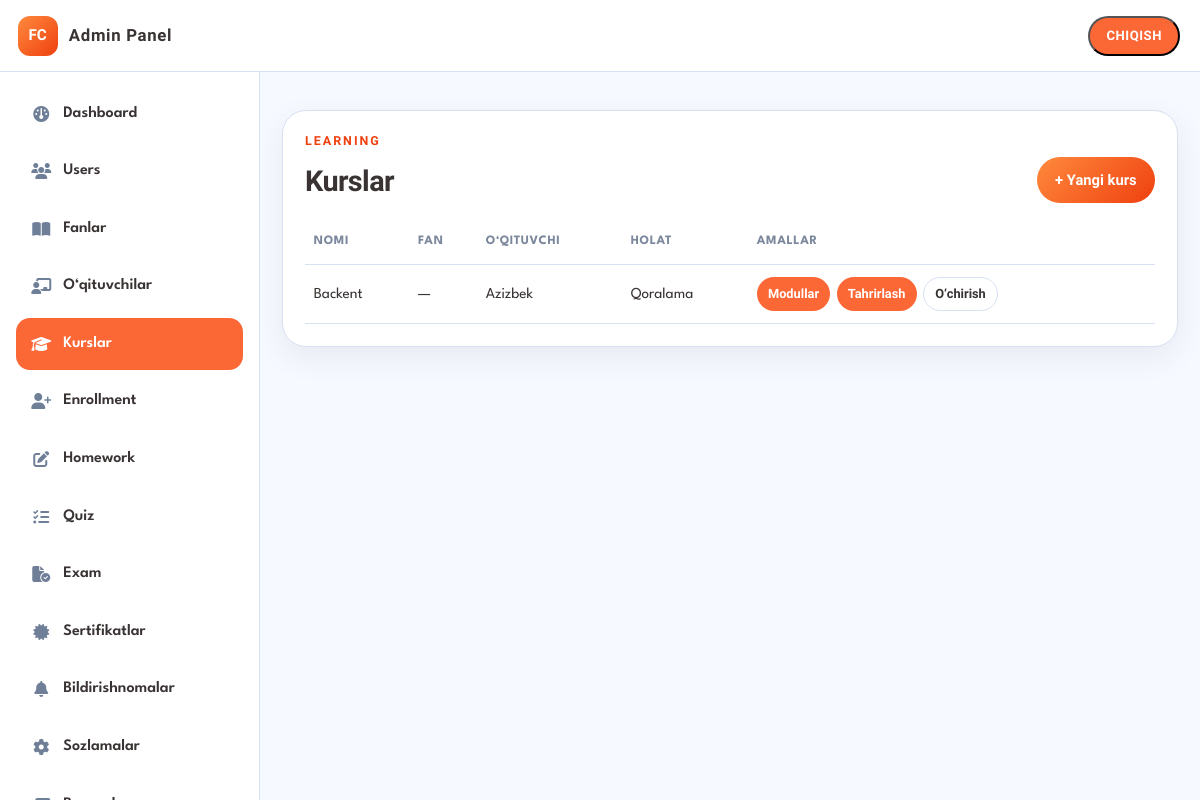
Page /portal/admin/courses/ (signed in) on the committed database.
### learning/models.py (models this page shows, shortened)
class Course(models.Model):
    title = models.CharField(max_length=150)
    slug = models.SlugField(max_length=170, unique=True)
    short_description = models.CharField(max_length=300, blank=True)
    description = models.TextField(blank=True)
    cover = models.ImageField(upload_to="courses/", blank=True, null=True)
    subject = models.ForeignKey(
        Subject,
        on_delete=models.SET_NULL,
        null=True,
        blank=True,
        related_name="courses",
    )
    teacher = models.ForeignKey(
        Teacher,
        on_delete=models.SET_NULL,
        null=True,
        blank=True,
        related_name="courses",
    )
    duration = models.CharField(max_length=80, blank=True)
    is_published = models.BooleanField(default=False, db_index=True)
    show_on_landing = models.BooleanField(default=True, db_index=True)
    sort_order = models.PositiveIntegerField(default=0)
    created_at = models.DateTimeField(auto_now_add=True)
    updated_at = models.DateTimeField(auto_now=True)
    class Meta:
        ordering = ["sort_order", "title"]
        verbose_name = "Kurs"
        verbose_name_plural = "Kurslar"

class Teacher(models.Model):
    full_name = models.CharField(max_length=150)
    specialty = models.CharField(max_length=150, blank=True)
    bio = models.TextField(blank=True)
    photo = models.ImageField(upload_to="teachers/", blank=True, null=True)
    phone = models.CharField(max_length=30, blank=True)
    email = models.EmailField(blank=True)
    is_active = models.BooleanField(default=True, db_index=True)
    show_on_landing = models.BooleanField(default=True, db_index=True)
    sort_order = models.PositiveIntegerField(default=0)
    user = models.OneToOneField(
        settings.AUTH_USER_MODEL,
        on_delete=models.SET_NULL,
        null=True,
        blank=True,
        related_name="teacher_profile",
    )
    created_at = models.DateTimeField(auto_now_add=True)
    class Meta:
        ordering = ["sort_order", "full_name"]
        verbose_name = "O‘qituvchi"
        verbose_name_plural = "O‘qituvchilar"
    def __str__(self):
        return self.full_name

### portal/learning_admin.py (the view)
# urls.py: path("portal/admin/courses/", views.admin_courses, name="admin_courses"),
@admin_required
def admin_courses(request):
    return _render(
        request,
        "portal/admin/courses.html",
        {"items": Course.objects.select_related("subject", "teacher").all()},
    )

### accounts/models.py (called while the page is built)
    @property
    def is_admin(self):
        return self.role == Role.ADMIN or self.user.is_superuser

    @property
    def is_student(self):
        return self.role == Role.STUDENT and not self.user.is_superuser

### accounts/permissions.py (called while the page is built)
def get_profile(user) -> Profile:
    profile, _ = Profile.objects.get_or_create(
        user=user,
        defaults={
            "role": Role.ADMIN if user.is_superuser else Role.STUDENT,
            "full_name": user.get_full_name() or user.username,
            "is_email_verified": user.is_superuser,
            "must_change_password": not user.is_superuser,
        },
    )
    return profile

def _password_gate(request, profile):
    if profile.must_change_password:
        return redirect("accounts:force_password_change")
    return None

def admin_required(view_func):
    @login_required
    @wraps(view_func)
    def _wrapped(request, *args, **kwargs):
        profile = get_profile(request.user)
        request.profile = profile
        blocked = _password_gate(request, profile)
        if blocked:
            return blocked
        if profile.is_admin:
            return view_func(request, *args, **kwargs)
        messages.error(request, "Faqat administrator kira oladi.")
        return redirect(role_home_url_name(request.user))
    return _wrapped

### portal/learning_admin.py (called while the page is built)
def _render(request, template, context=None):
    return render(request, template, context or {})

### templates/portal/admin/courses.html (shortened to what this page needs)
{% extends "portal/admin/admin_base.html" %}
{% block content %}
<section class="panel">
  <div class="panel-head">
    <div><p class="eyebrow">Learning</p><h2>Kurslar</h2></div>
    <a class="btn btn-primary" href="{% url 'portal:admin_course_create' %}">+ Yangi kurs</a>
  </div>
  <div class="table-wrap">
    <table class="data-table">
      <thead>
        <tr><th>Nomi</th><th>Fan</th><th>O‘qituvchi</th><th>Holat</th><th>Amallar</th></tr>
      </thead>
      <tbody>
        {% for item in items %}
          <tr>
            <td>{{ item.title }}</td>
            <td>{{ item.subject|default:"—" }}</td>
            <td>{{ item.teacher|default:"—" }}</td>
            <td>{% if item.is_published %}Chop etilgan{% else %}Qoralama{% endif %}</td>
            <td class="actions">
              <a class="btn-mini" href="{% url 'portal:admin_course_modules' item.pk %}">Modullar</a>
              <a class="btn-mini" href="{% url 'portal:admin_course_edit' item.pk %}">Tahrirlash</a>
              <form method="post" action="{% url 'portal:admin_course_delete' item.pk %}" onsubmit="return confirm('O‘chirishni tasdiqlaysizmi?');">
                {% csrf_token %}<button class="btn-mini ghost" type="submit">O‘chirish</button>
              </form>
            </td>
          </tr>
        {% empty %}
          <tr><td colspan="5">Kurs yo‘q.</td></tr>
        {% endfor %}
      </tbody>
    </table>
  </div>
</section>
{% endblock %}

### static/css/styles.css (style rules this page uses)
:root { --bg: #f6f9ff; --white: #ffffff; --main-dark: #393333; --muted: #7b879c; --stroke: #d7e1f3; --icon-light: #e6edfb; --accent: #fc6736; --accent-deep: #ef400f; --blue: #009bf5; --blue-2: #3b82f6; --blue-soft: #60a5fa; --green: #00cc81; --cyan: #00bcd3; --gold: #fdc61d; --sidebar: 260px; --topbar: 72px; --radius: 20px; --shadow: 0 10px 30px rgba(57, 51, 51, 0.08); --font: "League Spartan", system-ui, sans-serif; --font-display: "Oxanium", system-ui, sans-serif; }
*, *::before, *::after { box-sizing: border-box; }
html { scroll-behavior: smooth; }
body { margin: 0; font-family: var(--font); color: var(--main-dark); background: var(--bg); line-height: 1.5; }
a { color: inherit; text-decoration: none; }
h1, h2, h3, .brand-text, .eyebrow { font-family: var(--font-display); margin: 0; letter-spacing: -0.02em; }
p { margin: 0; }
.eyebrow { font-size: 0.78rem; font-weight: 700; letter-spacing: 0.16em; text-transform: uppercase; margin-bottom: 0.55rem; opacity: 0.9; }
.panel .eyebrow, .growth-panel .eyebrow, .streak-panel .eyebrow, .contact-panel .eyebrow { color: var(--accent-deep); opacity: 1; }
.btn { display: inline-flex; align-items: center; justify-content: center; min-height: 46px; padding: 0.7rem 1.15rem; border-radius: 999px; border: 0; font-family: var(--font-display); font-weight: 700; font-size: 0.92rem; cursor: pointer; transition: transform 0.2s ease, filter 0.2s ease, background 0.2s ease; }
.btn-primary { background: linear-gradient(135deg, #ff8a3d, var(--accent-deep)); color: #fff; }
.panel { margin-top: 1.1rem; padding: 1.35rem; background: var(--white); border: 1px solid var(--stroke); border-radius: 24px; box-shadow: var(--shadow); }
.panel-head { display: flex; align-items: end; justify-content: space-between; gap: 1rem; margin-bottom: 1.1rem; }
.panel h2, .growth-panel h2, .streak-panel h2, .contact-panel h2 { font-size: clamp(1.35rem, 2.4vw, 1.8rem); font-weight: 800; }

### static/css/portal.css (style rules this page uses)
.portal-body { min-height: 100svh; }
.table-wrap { overflow-x: auto; }
.data-table { width: 100%; border-collapse: collapse; font-size: 0.95rem; }
.data-table th, .data-table td { padding: 0.75rem 0.55rem; border-bottom: 1px solid var(--stroke); text-align: left; vertical-align: middle; }
.data-table th { color: var(--muted); font-size: 0.8rem; text-transform: uppercase; letter-spacing: 0.05em; }
.actions { display: flex; gap: 0.4rem; flex-wrap: wrap; }
.actions form { margin: 0; }
.btn-mini { display: inline-flex; align-items: center; justify-content: center; min-height: 34px; padding: 0 0.7rem; border-radius: 999px; border: 0; background: var(--accent); color: #fff; font-weight: 700; font-size: 0.8rem; cursor: pointer; font-family: var(--font-display); }
.btn-mini.ghost { background: #fff; color: var(--main-dark); border: 1px solid var(--stroke); }

### rows in the picture
Course: title "Backent", subject "—", teacher "Azizbek", is_published "Qoralama"
